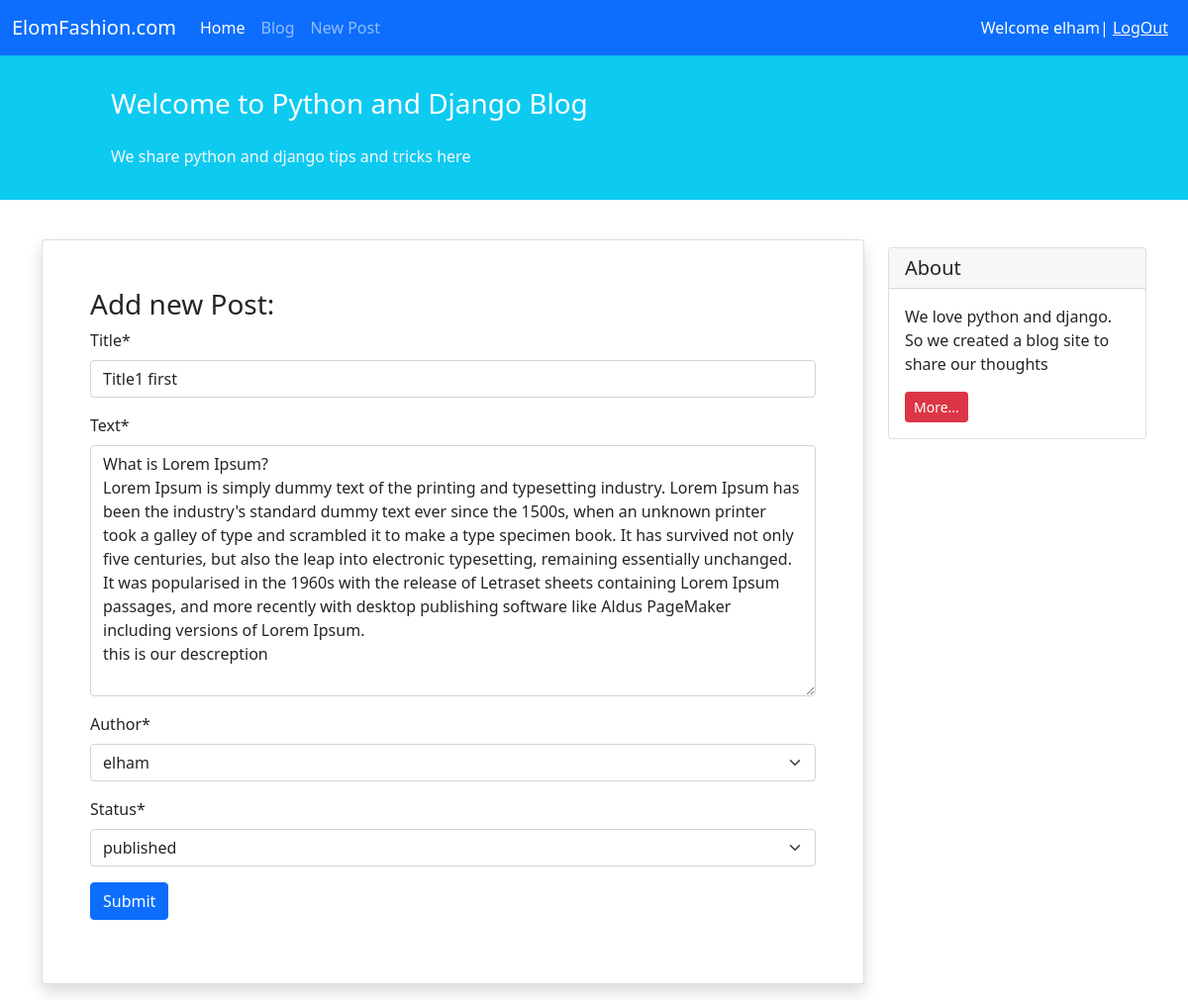
The page /blog/1/update/ (signed in) on the database its author committed.
### blogs/models.py (models this page shows, shortened)
class Post(models.Model):
    STATUS_CHOICES = (
        ('pub', 'published'),
        ('drf', 'draft')
    )
    title = models.CharField(max_length=100)
    text = models.TextField()
    author = models.ForeignKey('auth.User', on_delete=models.CASCADE)
    datetime_created = models.DateTimeField(auto_now_add=True)
    datatime_modified = models.DateTimeField(auto_now=True)
    status = models.CharField(choices=STATUS_CHOICES, max_length=3)

### blogs/views.py (the view)
# urls.py: path('<int:pk>/update/', views.PostUpdateView.as_view(), name ='post_update'),
class PostUpdateView(generic.UpdateView):
    form_class = PostForm
    model = Post
    template_name = 'blogs/post_create.html'

### blogs/forms.py
class PostForm(forms.ModelForm):
    class Meta:
        model = Post
        fields =['title' ,'text','author','status']

### blogs/templates/blogs/post_create.html (shortened to what this page needs)
{% extends '_base.html'%}
{% load crispy_forms_tags %}
{% block content %}
    <div class="container mt-4">
        <div class="row">
            <div class="col-9">
                <div class="card shadow my-3 p-5">
                    <h3>Add new Post:</h3>
                    <form method="POST">
                        {{ form|crispy }}
                        <button type="submit" class="btn btn-primary">Submit</button>
                    </form>
                </div>
            </div>
            <div class="col-3">
                <div class="card my-4">
                    <h5 class="card-header">About</h5>
                    <div class="card-body">
                        <p class="card-text">We love python and django. So we created a blog site to share our
                            thoughts</p>
                        <a href="#"
                           class="btn btn-sm btn-danger">
                            More...
                        </a>
                    </div>
                </div>
        </div>
        </div>
    </div>
{% endblock content %}

### templates/_base.html (shortened to what this page needs)
<html>
<head>
    <link href="https://cdn.jsdelivr.net/npm/bootstrap@5.1.3/dist/css/bootstrap.min.css" rel="stylesheet"
>
</head>
<body>
<nav class="navbar navbar-expand-lg navbar-dark bg-primary">
    <div class="container-fluid">
        <a class="navbar-brand" href="#">ElomFashion.com</a>
        <div class="collapse navbar-collapse" id="navbarNavAltMarkup">
            <div class="navbar-nav">
                <a class="nav-link active" aria-current="page" href="{% url 'home_list' %}">Home</a>
                <a class="nav-link" href="{% url 'post_list' %}">Blog</a>
                <a class="nav-link" href="{% url 'post_create' %} ">New Post</a>
            </div>
        </div>
        <div class="mx-2 text-white">
            {% if user.is_authenticated %}
                Welcome {{ user.username }}| <a class="text-light" href="{% url 'logout' %} ">LogOut</a>
            {% else %}
             <a class="text-light" href="{% url 'login' %} ">Log In</a>| <a class="text-light" href="{% url 'signup' %} ">Sign Up</a>
            {% endif %}
        </div>
    </div>
</nav>
<div class="container-fluid bg-info">
    <div class="row py-3">
        <div class="col-md-8 col-md-10 mx-auto">
            <h3 class="my-4 mt-3 text-white">Welcome to Python and Django Blog</h3>
            <p class="text-light">We share python and django tips and tricks here</p>
        </div>
    </div>
</div>
    {% block content %}
    {% endblock content %}
</body>
</html>

### rows shown on the page
Post: title "Title1 first", text "What is Lorem Ipsum? Lorem Ipsum is simply dummy text of the printing and typesetting industry. Lorem Ipsum has been the industry's standard dummy text ever since the 1500s, when an unknown printer took a galley of type and scrambled it to make a type specimen book. It has survived not only five centuries, but also the leap into electronic typesetting, remaining essentially unchanged. It was popularised in the 1960s with the release of Letraset sheets containing Lorem Ipsum passages, and more recently with desktop publishing software like Aldus PageMaker including versions of Lorem Ipsum. this is our descreption", author "elham", status "published"

### other values the page prints
{{ user.username }} "elham"
